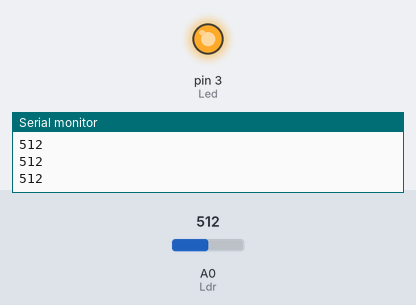
Bench run of a sketch on a simulated Arduino Uno, built with avr-gcc and run on an emulated ATmega328P. Parts: output pins drawn as LEDs (lit = HIGH), the last lines printed to the serial monitor. The test bench sets the inputs (shaded band); at power-on: A0 (Ldr) = 512.

Above: at 1.2 s.
1.3 s: A0 (Ldr) set to 891
2.8 s: A0 (Ldr) set to 911
At 3.8 s:
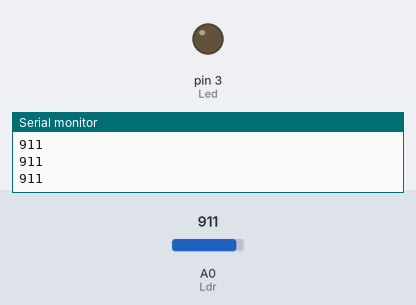
4.3 s: A0 (Ldr) set to 890
At 4.6 s:
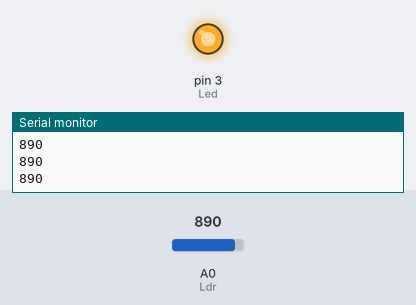
5.8 s: A0 (Ldr) set to 900
At 7.1 s:
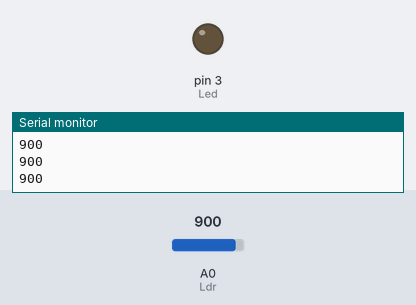
Timing chart, 0 to 8.3 s (numbered marks = the images above; inputs shaded):
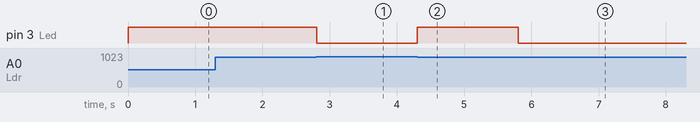

The sketch:

Codigo.ino
```cpp
/*
Teste esse circuito:
https://www.tinkercad.com/things/eE2EZbTdNWC
*/

#define Led 3
#define Ldr A0

int vlrLdr = 0;

void setup()
{
     pinMode(Led,OUTPUT);
     pinMode(Ldr,INPUT);
  	 Serial.begin(9600);
}

void loop()
{
  vlrLdr = analogRead(Ldr);
  if(vlrLdr<900)
  {
    digitalWrite(Led,HIGH);
  }
  else
  {
    digitalWrite(Led,LOW);
  }
  delay(10);
  Serial.println(vlrLdr);
}
```

Measured:
- the behaviour switches between 899 and 900 on A0 (Ldr) (found by bisection; images 0 and 1)
- after the input at 2.8 s, pin 3 (Led): HIGH → LOW at once
- after the input at 4.3 s, pin 3 (Led): LOW → HIGH at once
- after the input at 5.8 s, pin 3 (Led): HIGH → LOW at once
